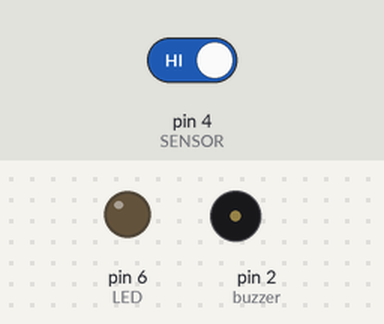
Simulated run of this sketch. Board: Arduino Uno, built with avr-gcc and run on an emulated ATmega328P. Parts: output pins drawn as LEDs (lit = HIGH), buzzer (waves = sounding). The inputs (shaded band) are chosen by the test bench; at power-on: pin 4 (SENSOR) HIGH.

Above: at 1.2 s.
1.3 s: pin 4 (SENSOR) driven LOW
At 1.45 s:
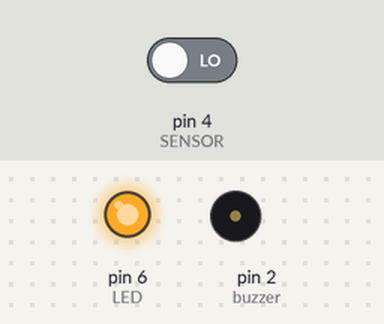
At 2.2 s:
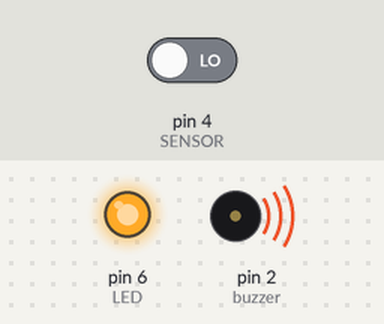
Timing chart, 0 to 10.3 s (numbered marks = the images above; inputs shaded):
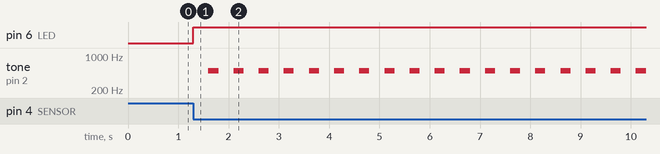

Measured:
- after the input at 1.3 s, pin 6 (LED): LOW → HIGH at once; tone on pin 2 (buzzer): alternates 500 Hz for 0.20 s and silent for 0.30 s, starting after 0.30 s

The sketch:

Obstacle_detector_buzzer.ino
```cpp
int SENSOR = 4;
int LED = 6;
int buzzer = 2;

void setup(void)
{
  pinMode(LED,OUTPUT);
  pinMode(SENSOR,INPUT);
  pinMode(buzzer,OUTPUT);
}

void loop(void)
{
  if (digitalRead(SENSOR) == LOW)
  {
    digitalWrite(LED,HIGH);
    delay(300);
    tone(buzzer,500);
    delay(200);
    noTone(buzzer);
  }
  else if (digitalRead(SENSOR) == HIGH)
  {
    digitalWrite(LED,LOW);
  }
}
```
